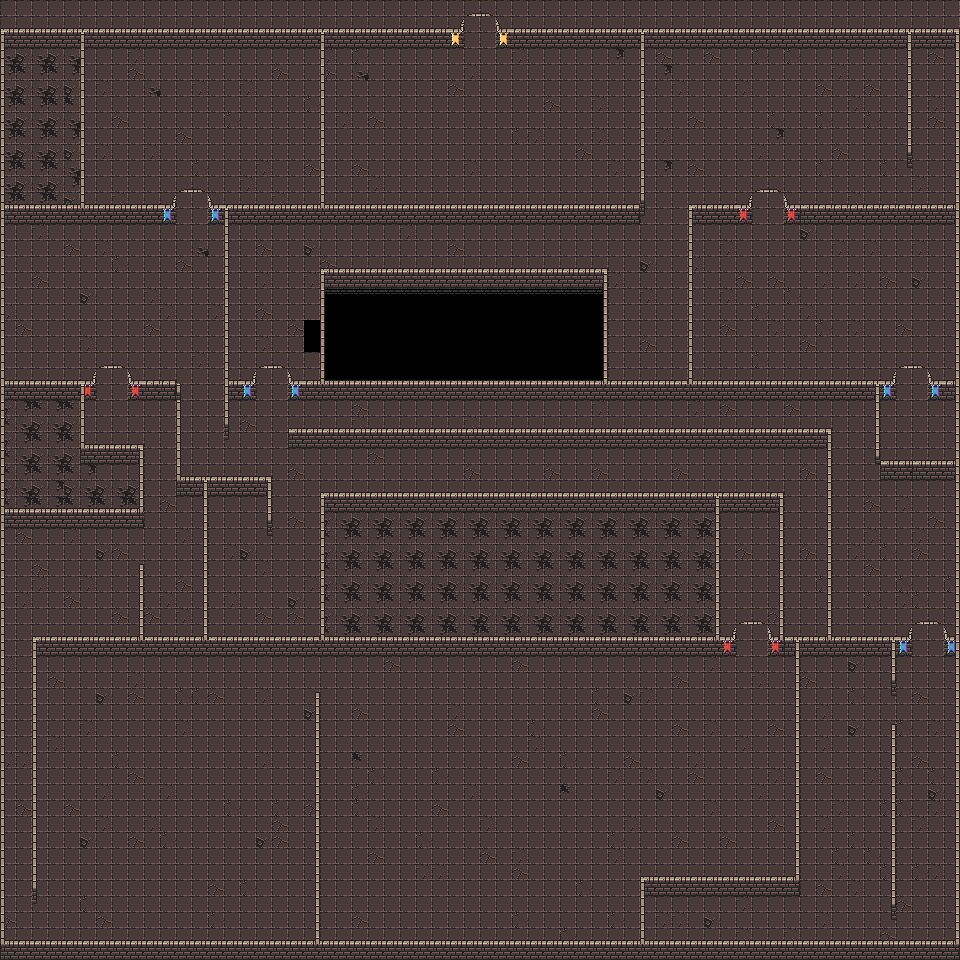

Tiled map render using the project's own tile images. Description and the map definition, with tile-layer contents summarised, below:
An orthogonal 60x60 tile map with 16x16 px tiles, 3 tile layers (floor, walls, sideWalls) and 301 objects (234x spike, 50x wall, 7x door, 5x plate, 2x player, ...).

<map version="1.10" tiledversion="1.10.1" orientation="orthogonal" renderorder="right-down" width="60" height="60" tilewidth="16" tileheight="16" infinite="0" nextlayerid="6" nextobjectid="358">
 <tileset firstgid="1" name="tiles_spritesheet" tilewidth="16" tileheight="16" tilecount="1024" columns="32">
  <image source="tiles_spritesheet.png" width="512" height="512" />
 </tileset>
 <layer id="3" name="floor" width="60" height="60" locked="1">
  <data>[3600 cells, 3293 non-empty, 9 distinct tile ids]</data>
 </layer>
 <layer id="1" name="walls" width="60" height="60">
  <data>[3600 cells, 969 non-empty, 29 distinct tile ids]</data>
 </layer>
 <layer id="2" name="sideWalls" width="60" height="60" locked="1">
  <data>[3600 cells, 548 non-empty, 21 distinct tile ids]</data>
 </layer>
 <objectgroup id="4" name="obj">
  <object id="1" name="wall" type="wall" x="320" y="28" width="5" height="180" />
  <object id="2" name="wall" type="wall" x="80" y="28" width="5" height="180" />
  <object id="3" name="wall" type="wall" x="640" y="28" width="5" height="180" />
  <object id="4" name="wall" type="wall" x="907" y="28" width="5" height="126" />
  <object id="5" name="wall" type="wall" x="0" y="28" width="5" height="916" />
  <object id="6" name="wall" type="wall" x="688" y="204" width="5" height="180" />
  <object id="7" name="wall" type="wall" x="603" y="268" width="5" height="116" />
  <object id="8" name="wall" type="wall" x="320" y="268" width="5" height="116" />
  <object id="9" name="wall" type="wall" x="224" y="204" width="5" height="220" />
  <object id="10" name="wall" type="wall" x="176" y="384" width="5" height="96" />
  <object id="11" name="wall" type="wall" x="139" y="444" width="5" height="68" />
  <object id="12" name="wall" type="wall" x="80" y="380" width="5" height="68" />
  <object id="13" name="wall" type="wall" x="139" y="564" width="5" height="76" />
  <object id="14" name="wall" type="wall" x="203" y="476" width="5" height="164" />
  <object id="15" name="wall" type="wall" x="267" y="476" width="5" height="48" />
  <object id="16" name="wall" type="wall" x="320" y="492" width="5" height="148" />
  <object id="17" name="wall" type="wall" x="715" y="492" width="5" height="148" />
  <object id="18" name="wall" type="wall" x="779" y="492" width="5" height="148" />
  <object id="19" name="wall" type="wall" x="827" y="428" width="5" height="212" />
  <object id="20" name="wall" type="wall" x="875" y="380" width="5" height="80" />
  <object id="21" name="wall" type="wall" x="891" y="724" width="5" height="184" />
  <object id="22" name="wall" type="wall" x="795" y="636" width="5" height="244" />
  <object id="23" name="wall" type="wall" x="891" y="636" width="5" height="48" />
  <object id="24" name="wall" type="wall" x="640" y="876" width="5" height="68" />
  <object id="25" name="wall" type="wall" x="315" y="692" width="5" height="252" />
  <object id="26" name="wall" type="wall" x="32" y="636" width="5" height="256" />
  <object id="54" name="wall" type="wall" x="955" y="28" width="5" height="916" />
  <object id="55" name="wall" type="wall" x="0" y="204" width="176" height="5" />
  <object id="56" name="wall" type="wall" x="0" y="28" width="464" height="5" />
  <object id="57" name="wall" type="wall" x="496.152" y="28" width="464" height="5" />
  <object id="58" name="wall" type="wall" x="208" y="204" width="437" height="5" />
  <object id="59" name="wall" type="wall" x="784" y="204" width="176" height="5" />
  <object id="60" name="wall" type="wall" x="688" y="204" width="64" height="5" />
  <object id="61" name="wall" type="wall" x="320" y="268" width="288" height="5" />
  <object id="62" name="wall" type="wall" x="0" y="380" width="96" height="5" />
  <object id="63" name="wall" type="wall" x="128" y="380" width="48" height="5" />
  <object id="64" name="wall" type="wall" x="224" y="380" width="32" height="5" />
  <object id="65" name="wall" type="wall" x="288" y="380" width="608" height="5" />
  <object id="66" name="wall" type="wall" x="288" y="428" width="544" height="5" />
  <object id="67" name="wall" type="wall" x="928" y="380" width="32" height="5" />
  <object id="68" name="wall" type="wall" x="880" y="460" width="80" height="5" />
  <object id="69" name="wall" type="wall" x="176" y="476" width="96" height="5" />
  <object id="70" name="wall" type="wall" x="80" y="444" width="64" height="5" />
  <object id="71" name="wall" type="wall" x="0" y="508" width="144" height="5" />
  <object id="72" name="wall" type="wall" x="320" y="492" width="464" height="5" />
  <object id="73" name="wall" type="wall" x="32" y="636" width="704" height="5" />
  <object id="74" name="wall" type="wall" x="768" y="636" width="144" height="5" />
  <object id="75" name="wall" type="wall" x="944" y="636" width="16" height="5" />
  <object id="76" name="wall" type="wall" x="640" y="876" width="160" height="5" />
  <object id="77" name="wall" type="wall" x="0" y="940" width="960" height="5" />
  <object id="78" name="blue-door" type="door" x="256" y="368" width="32" height="17" />
  <object id="79" name="red-door" type="door" x="96" y="368" width="32" height="17">
   <properties>
    <property name="connected" type="int" value="3" />
   </properties>
  </object>
  <object id="80" name="blue-door" type="door" x="176" y="192" width="32" height="17">
   <properties>
    <property name="connected" type="int" value="1" />
   </properties>
  </object>
  <object id="81" name="exit-door" type="exit" x="464" y="16" width="32" height="17">
   <properties>
    <property name="connected" type="int" value="12" />
   </properties>
  </object>
  <object id="82" name="red-door" type="door" x="752" y="192" width="32" height="17">
   <properties>
    <property name="connected" type="int" value="2" />
   </properties>
  </object>
  <object id="83" name="blue-door" type="door" x="896" y="368" width="32" height="17">
   <properties>
    <property name="connected " type="int" value="4" />
   </properties>
  </object>
  <object id="84" name="blue-door" type="door" x="912" y="624" width="32" height="17" />
  <object id="85" name="red-door" type="door" x="736" y="624" width="32" height="17" />
  <object id="86" name="playerTwo" type="player" x="928" y="64">
   <properties>
    <property name="type" type="int" value="2" />
   </properties>
   <point />
  </object>
  <object id="87" name="playerOne" type="player" x="192" y="80">
   <properties>
    <property name="type" type="int" value="1" />
   </properties>
   <point />
  </object>
  <object id="88" name="blue-plate" type="plate" x="800" y="48.3333" width="16" height="2">
   <properties>
    <property name="color" value="blue" />
    <property name="connected" type="int" value="1" />
   </properties>
  </object>
  <object id="89" name="spike" type="spike" x="880" y="96" width="16" height="2" />
  </objectgroup>
</map>
<!-- 239 of 301 objects omitted -->
